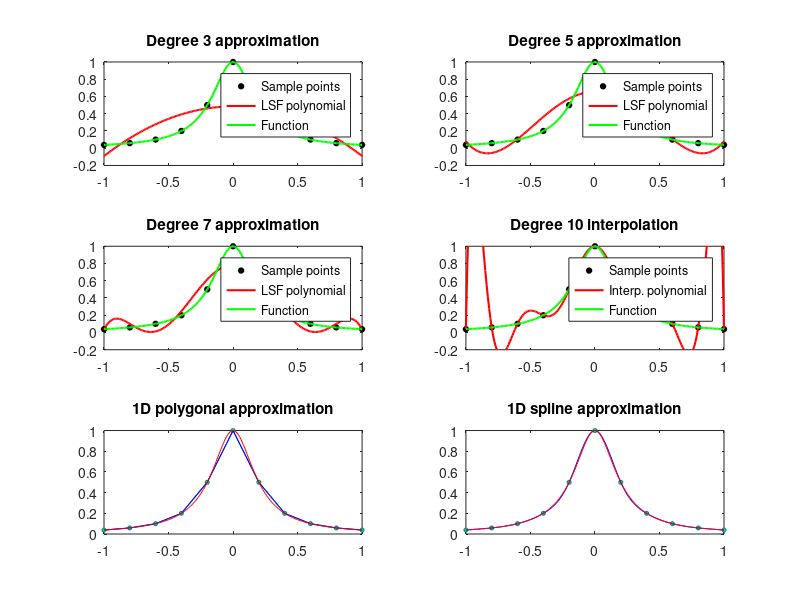

Here is the MATLAB script that generated this plot:
%Practice 1-1
% Interpolation 1D

clearvars
close all

% Inline functions
%f = @(x) 1./(1 + x.^2);
f = @(x) 1./(1 + 25*x.^2); % Runge's phenomenon

% Sample
xp = -1.0:0.2:1.0;
yp = f(xp);
degPolInterp = size(xp,2)-1;

% Points to plot the function and its approximations
xx = -1:0.01:1;
yy = f(xx);
m = size(xx, 2);

% LSF + Interpolation: polyfit + polyval
degree = [3,5,7,10];

for i = 1:size(degree,2)
    p = polyfit(xp,yp,degree(i));
    px = polyval(p,xx);
    subplot(3,2,i);
    plot(xp,yp,'ko', ...
        'MarkerFaceColor','black', ...
        'MarkerSize',4)
    hold on
    plot(xx,px,'r-','LineWidth',1.5)
    plot(xx,yy,'g-','LineWidth',1.5)
    if degree(i) == degPolInterp
        title(['Degree ', num2str(degree(i)), ' interpolation'])
        legend('Sample points','Interp. polynomial','Function')
    else
        title(['Degree ', num2str(degree(i)), ' approximation'])
        legend('Sample points','LSF polynomial','Function')
    end
    axis([-1,1,-0.2,1])
    hold off
end

% Splines

% Lineal Splines: interp1
yl = interp1(xp,yp,xx);
subplot(3,2,5);
plot(xp,yp,'Marker','o','MarkerFaceColor','green','MarkerSize',3)
hold on
plot(xx,yl,'-','color','blue')
plot(xx,yy,'-','color','red')
title('1D polygonal approximation')
hold off

% Cúbic splines: spline
ys = spline(xp,yp,xx);
subplot(3,2,6);
plot(xp,yp,'o','MarkerFaceColor','green','MarkerSize',3)
hold on
plot(xx,ys,'-','color','blue')
plot(xx,yy,'-','color','red')
title('1D spline approximation')
hold off

% Exercici 1
clc
fprintf('\tExercici 1\n')
fprintf('%5s%12s%12s\n','deg','Mean Err.','Max. Err.')
for n = degree
    p = polyfit(xp, yp, n);
    px = polyval(p,xx);
    meanErr = norm(px-yy,1)/m;
    maxErr = norm(px-yy,inf);
    fprintf('%5d%12.4f%12.4f\n',n,meanErr,maxErr)
end